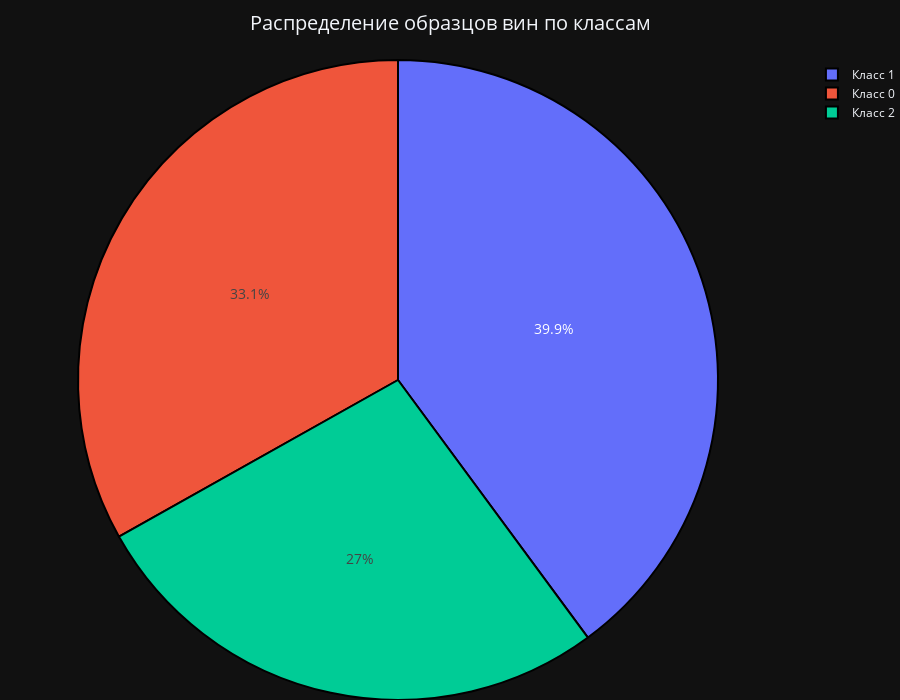

The notebook cell this image was saved under:
### Markdown cell above
Построили круговую диаграмму, демонстрирующую распределение количества образцов по классам вин. Добавили черные границы сегментов толщиной 2 пикселя для лучшей читаемости.

### Code cell
pie_data = df['target'].value_counts().reset_index()
pie_data.columns = ['wine_class', 'count']
pie_data['wine_class'] = ['Класс ' + str(i) for i in pie_data['wine_class']]

fig_pie = go.Figure()

fig_pie.add_trace(go.Pie(
    labels=pie_data['wine_class'],
    values=pie_data['count'],
    marker=dict(
        line=dict(color='black', width=2)
    ),
    textfont={'size': 14}
))

fig_pie.update_layout(
    title={
        'text': 'Распределение образцов вин по классам',
        'x': 0.5,
        'xanchor': 'center',
        'font': {'size': 20}
    },
    height=700,
    margin=dict(l=0, r=0, t=60, b=0)
)

fig_pie.show()

### Figure 1 — Plotly figure (JSON) as saved in the notebook; plotly's stock layout.template omitted (floating-point values rounded to 4 significant figures)
{"data": [{"labels": ["Класс 1", "Класс 0", "Класс 2"], "marker": {"line": {"color": "black", "width": 2}}, "textfont": {"size": 14}, "values": [71, 59, 48], "type": "pie"}], "layout": {"title": {"font": {"size": 20}, "text": "Распределение образцов вин по классам", "x": 0.5, "xanchor": "center"}, "margin": {"l": 0, "r": 0, "t": 60, "b": 0}, "height": 700}}
